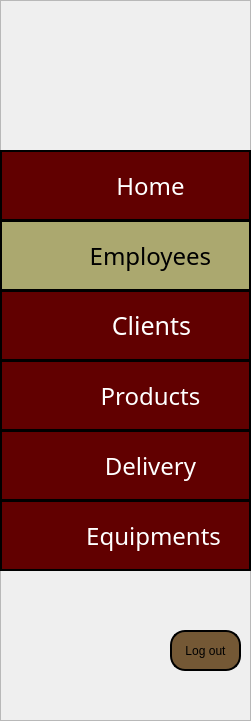
      <widget class="QFrame" name="frame">
       <property name="geometry">
        <rect>
         <x>0</x>
         <y>0</y>
         <width>251</width>
         <height>721</height>
        </rect>
       </property>
       <property name="styleSheet">
        <string notr="true">#frame{border: 2px solid black;
	

	background-color: rgb(139, 21, 21);
background-color: rgb(97, 0, 0);
border-radius: 15px;

}</string>
       </property>
       <property name="frameShape">
        <enum>QFrame::StyledPanel</enum>
       </property>
       <property name="frameShadow">
        <enum>QFrame::Raised</enum>
       </property>
       <widget class="QLabel" name="label_2">
        <property name="geometry">
         <rect>
          <x>25</x>
          <y>60</y>
          <width>41</width>
          <height>31</height>
         </rect>
        </property>
        <property name="text">
         <string/>
        </property>
        <property name="pixmap">
         <pixmap>../../Downloads/menu (2).png</pixmap>
        </property>
        <property name="scaledContents">
         <bool>true</bool>
        </property>
       </widget>
       <widget class="QLabel" name="label">
        <property name="geometry">
         <rect>
          <x>90</x>
          <y>30</y>
          <width>91</width>
          <height>91</height>
         </rect>
        </property>
        <property name="text">
         <string/>
        </property>
        <property name="pixmap">
         <pixmap>../../Pictures/logo1-2.png</pixmap>
        </property>
        <property name="scaledContents">
         <bool>true</bool>
        </property>
       </widget>
       <widget class="QToolButton" name="toolButton">
        <property name="geometry">
         <rect>
          <x>0</x>
          <y>220</y>
          <width>251</width>
          <height>71</height>
         </rect>
        </property>
        <property name="font">
         <font>
          <family>Rage Italic</family>
          <pointsize>18</pointsize>
         </font>
        </property>
        <property name="styleSheet">
         <string notr="true">color: rgb(0, 0, 0);
background-color: rgb(171, 168, 111);
border: 2px solid black;

</string>
        </property>
        <property name="text">
         <string>        Employees</string>
        </property>
        <property name="iconSize">
         <size>
          <width>20</width>
          <height>20</height>
         </size>
        </property>
        <property name="checkable">
         <bool>false</bool>
        </property>
       </widget>
       <widget class="QLabel" name="label_4">
        <property name="geometry">
         <rect>
          <x>20</x>
          <y>230</y>
          <width>41</width>
          <height>41</height>
         </rect>
        </property>
        <property name="text">
         <string/>
        </property>
        <property name="pixmap">
         <pixmap>../../Downloads/employees (1).png</pixmap>
        </property>
        <property name="scaledContents">
         <bool>true</bool>
        </property>
       </widget>
       <widget class="QToolButton" name="toolButton_2">
        <property name="geometry">
         <rect>
          <x>0</x>
          <y>290</y>
          <width>251</width>
          <height>71</height>
         </rect>
        </property>
        <property name="font">
         <font>
          <family>Rage Italic</family>
          <pointsize>19</pointsize>
         </font>
        </property>
        <property name="styleSheet">
         <string notr="true">color: rgb(0, 0, 0);
color: rgb(255, 255, 255);

	background-color: rgb(139, 21, 21);
background-color: rgb(97, 0, 0);
border: 2px solid black;</string>
        </property>
        <property name="text">
         <string>        Clients</string>
        </property>
        <property name="iconSize">
         <size>
          <width>20</width>
          <height>20</height>
         </size>
        </property>
        <property name="checkable">
         <bool>false</bool>
        </property>
       </widget>
       <widget class="QLabel" name="label_7">
        <property name="geometry">
         <rect>
          <x>20</x>
          <y>300</y>
          <width>41</width>
          <height>41</height>
         </rect>
        </property>
        <property name="text">
         <string/>
        </property>
        <property name="pixmap">
         <pixmap>../../Downloads/client.png</pixmap>
        </property>
        <property name="scaledContents">
         <bool>true</bool>
        </property>
       </widget>
       <widget class="QToolButton" name="toolButton_5">
        <property name="geometry">
         <rect>
          <x>0</x>
          <y>360</y>
          <width>251</width>
          <height>71</height>
         </rect>
        </property>
        <property name="font">
         <font>
          <family>Rage Italic</family>
          <pointsize>18</pointsize>
         </font>
        </property>
        <property name="styleSheet">
         <string notr="true">color: rgb(0, 0, 0);
color: rgb(255, 255, 255);

	background-color: rgb(139, 21, 21);
background-color: rgb(97, 0, 0);
border: 2px solid black;
</string>
        </property>
        <property name="text">
         <string>        Products</string>
        </property>
        <property name="iconSize">
         <size>
          <width>20</width>
          <height>20</height>
         </size>
        </property>
        <property name="checkable">
         <bool>false</bool>
        </property>
       </widget>
       <widget class="QLabel" name="label_8">
        <property name="geometry">
         <rect>
          <x>20</x>
          <y>370</y>
          <width>41</width>
          <height>41</height>
         </rect>
        </property>
        <property name="text">
         <string/>
        </property>
        <property name="pixmap">
         <pixmap>../../Downloads/canned-food.png</pixmap>
        </property>
        <property name="scaledContents">
         <bool>true</bool>
        </property>
       </widget>
       <widget class="QToolButton" name="toolButton_6">
        <property name="geometry">
         <rect>
          <x>0</x>
          <y>430</y>
          <width>251</width>
          <height>71</height>
         </rect>
        </property>
        <property name="font">
         <font>
          <family>Rage Italic</family>
          <pointsize>18</pointsize>
         </font>
        </property>
        <property name="styleSheet">
         <string notr="true">color: rgb(0, 0, 0);
color: rgb(255, 255, 255);

	background-color: rgb(139, 21, 21);
background-color: rgb(97, 0, 0);
border: 2px solid black;</string>
        </property>
        <property name="text">
         <string>        Delivery</string>
        </property>
        <property name="iconSize">
         <size>
          <width>20</width>
          <height>20</height>
         </size>
        </property>
        <property name="checkable">
         <bool>false</bool>
        </property>
       </widget>
       <widget class="QLabel" name="label_9">
        <property name="geometry">
         <rect>
          <x>20</x>
          <y>440</y>
          <width>41</width>
          <height>41</height>
         </rect>
        </property>
        <property name="text">
         <string/>
        </property>
        <property name="pixmap">
         <pixmap>../../Downloads/delivery-bike.png</pixmap>
        </property>
        <property name="scaledContents">
         <bool>true</bool>
        </property>
       </widget>
       <widget class="QToolButton" name="toolButton_7">
        <property name="geometry">
         <rect>
          <x>0</x>
          <y>500</y>
          <width>251</width>
          <height>71</height>
         </rect>
        </property>
        <property name="font">
         <font>
          <family>Rage Italic</family>
          <pointsize>18</pointsize>
          <italic>false</italic>
          <bold>false</bold>
          <kerning>true</kerning>
         </font>
        </property>
        <property name="styleSheet">
         <string notr="true">color: rgb(0, 0, 0);
color: rgb(255, 255, 255);

	background-color: rgb(139, 21, 21);
background-color: rgb(97, 0, 0);
border: 2px solid black;</string>
        </property>
        <property name="text">
         <string>         Equipments</string>
        </property>
        <property name="iconSize">
         <size>
          <width>20</width>
          <height>20</height>
         </size>
        </property>
        <property name="checkable">
         <bool>false</bool>
        </property>
       </widget>
       <widget class="QLabel" name="label_10">
        <property name="geometry">
         <rect>
          <x>20</x>
          <y>510</y>
          <width>41</width>
          <height>41</height>
         </rect>
        </property>
        <property name="text">
         <string/>
        </property>
        <property name="pixmap">
         <pixmap>../../Downloads/image (1).png</pixmap>
        </property>
        <property name="scaledContents">
         <bool>true</bool>
        </property>
       </widget>
       <widget class="QLabel" name="label_11">
        <property name="geometry">
         <rect>
          <x>120</x>
          <y>630</y>
          <width>41</width>
          <height>41</height>
         </rect>
        </property>
        <property name="text">
         <string/>
        </property>
        <property name="pixmap">
         <pixmap>../../Downloads/check-out (1) (1).png</pixmap>
        </property>
        <property name="scaledContents">
         <bool>true</bool>
        </property>
       </widget>
       <widget class="QLabel" name="label_12">
        <property name="geometry">
         <rect>
          <x>40</x>
          <y>630</y>
          <width>41</width>
          <height>41</height>
         </rect>
        </property>
        <property name="text">
         <string/>
        </property>
        <property name="pixmap">
         <pixmap>../../Downloads/gear.png</pixmap>
        </property>
        <property name="scaledContents">
         <bool>true</bool>
        </property>
       </widget>
       <widget class="QToolButton" name="toolButton_3">
        <property name="geometry">
         <rect>
          <x>0</x>
          <y>150</y>
          <width>251</width>
          <height>71</height>
         </rect>
        </property>
        <property name="font">
         <font>
          <family>Rage Italic</family>
          <pointsize>18</pointsize>
          <bold>false</bold>
         </font>
        </property>
        <property name="styleSheet">
         <string notr="true">color: rgb(0, 0, 0);
color: rgb(255, 255, 255);

	background-color: rgb(139, 21, 21);
background-color: rgb(97, 0, 0);
border: 2px solid black;</string>
        </property>
        <property name="text">
         <string>        Home</string>
        </property>
        <property name="iconSize">
         <size>
          <width>20</width>
          <height>20</height>
         </size>
        </property>
        <property name="checkable">
         <bool>false</bool>
        </property>
       </widget>
       <widget class="QLabel" name="label_14">
        <property name="geometry">
         <rect>
          <x>20</x>
          <y>160</y>
          <width>41</width>
          <height>41</height>
         </rect>
        </property>
        <property name="text">
         <string/>
        </property>
        <property name="pixmap">
         <pixmap>../../Downloads/home (3).png</pixmap>
        </property>
        <property name="scaledContents">
         <bool>true</bool>
        </property>
       </widget>
       <widget class="QPushButton" name="log_out_button">
        <property name="geometry">
         <rect>
          <x>170</x>
          <y>630</y>
          <width>71</width>
          <height>41</height>
         </rect>
        </property>
        <property name="styleSheet">
         <string notr="true">border: 2px solid black;
background-color: rgb(255, 251, 189);
	

	background-color: rgb(139, 21, 21);
background-color: rgb(97, 0, 0);
background-color: rgb(116, 88, 53);
border-radius: 15px;
</string>
        </property>
        <property name="text">
         <string>Log out</string>
        </property>
        <property name="icon">
         <iconset>
          <normalon>../../../Downloads/check-out (1) (1).png</normalon>
         </iconset>
        </property>
       </widget>
      </widget>
